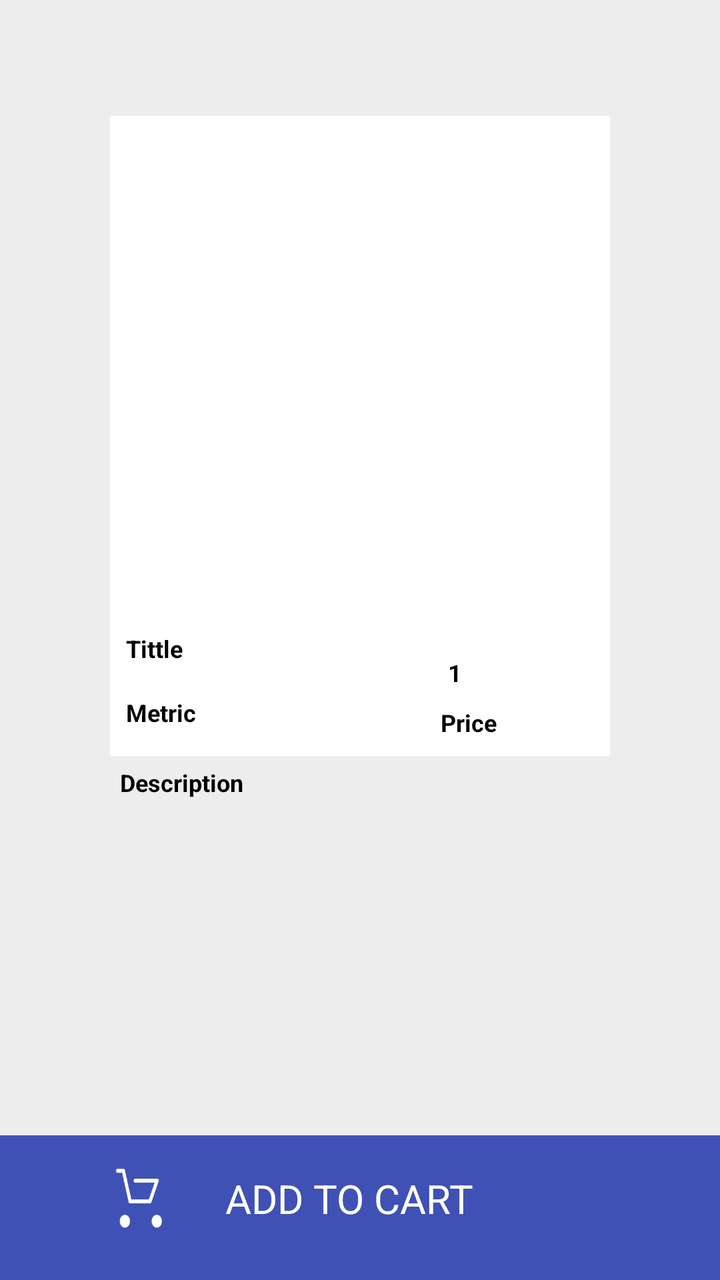
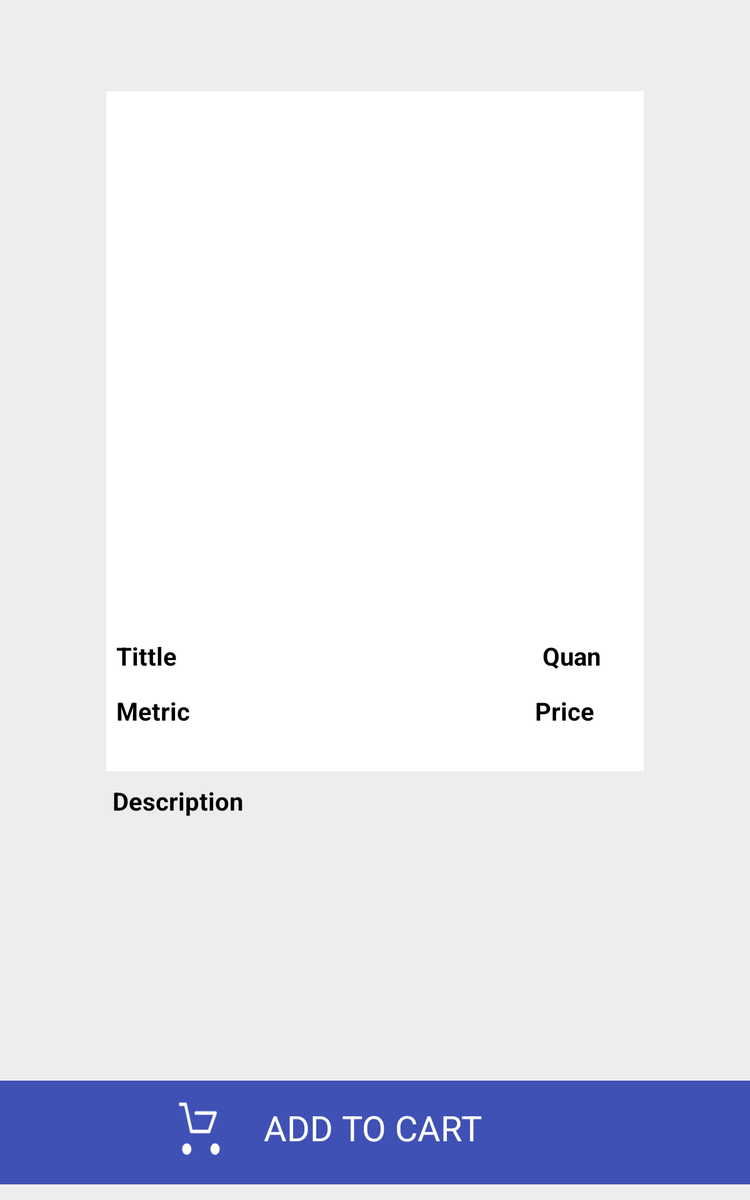

An Android layout and its configuration variant, each rendered on a device that would load it. The default file and the variant file are quoted in full after the pictures.
<!-- AndroidManifest.xml: application theme AppTheme -->
<!-- res/layout/content_add_product.xml -->
<?xml version="1.0" encoding="utf-8"?>
<android.support.constraint.ConstraintLayout xmlns:android="http://schemas.android.com/apk/res/android"
    xmlns:app="http://schemas.android.com/apk/res-auto"
    xmlns:tools="http://schemas.android.com/tools"
    android:layout_width="match_parent"
    android:layout_height="match_parent"
    android:background="@color/menu_background"
    app:layout_behavior="@string/appbar_scrolling_view_behavior"
    tools:context="com.ordinefacile.root.ordinefacile.ui.add_product.AddProductActivity"
    tools:showIn="@layout/activity_add_product">

    <ImageView
        android:id="@+id/imageView_addproduct"
        android:layout_width="250dp"
        android:layout_height="250dp"
        android:layout_marginBottom="8dp"
        android:layout_marginTop="8dp"
        android:background="@color/white"
        app:layout_constraintBottom_toBottomOf="parent"
        app:layout_constraintEnd_toEndOf="parent"
        app:layout_constraintStart_toStartOf="parent"
        app:layout_constraintTop_toTopOf="parent"
        app:layout_constraintVertical_bias="0.134"
        app:srcCompat="@mipmap/ic_launcher_round" />

    <View
        android:id="@+id/view3"
        android:layout_width="250dp"
        android:layout_height="70dp"
        android:layout_marginStart="8dp"
        android:background="@color/white"
        app:layout_constraintEnd_toEndOf="@+id/imageView_addproduct"
        app:layout_constraintHorizontal_bias="1.0"
        app:layout_constraintStart_toStartOf="@+id/imageView_addproduct"
        app:layout_constraintTop_toBottomOf="@+id/imageView_addproduct">

    </View>

    <TextView
        android:id="@+id/textView_tittle"
        android:layout_width="85dp"
        android:layout_height="17dp"
        android:layout_marginStart="8dp"
        android:layout_marginTop="8dp"
        android:text="Tittle"
        android:textColor="@color/myorder_titleproduct_black"
        android:textSize="12sp"
        android:textStyle="bold"
        app:layout_constraintStart_toStartOf="@+id/view3"
        app:layout_constraintTop_toTopOf="@+id/view3" />

    <TextView
        android:id="@+id/textView_metric"
        android:layout_width="86dp"
        android:layout_height="17dp"
        android:layout_marginStart="8dp"
        android:layout_marginTop="40dp"
        android:text="Metric"
        android:textColor="@color/myorder_titleproduct_black"
        android:textSize="12sp"
        android:textStyle="bold"
        app:layout_constraintStart_toStartOf="@+id/view3"
        app:layout_constraintTop_toTopOf="@+id/view3" />

    <TextView
android:paddingLeft="4dp"
        android:id="@+id/textView_quantity"
        android:layout_width="53dp"
        android:layout_height="17dp"
        android:layout_marginEnd="32dp"
        android:layout_marginTop="20dp"
        android:text="1"
        android:textColor="@color/myorder_titleproduct_black"
        android:textSize="12sp"
        android:textStyle="bold"
        app:layout_constraintEnd_toEndOf="@+id/view3"
        app:layout_constraintTop_toTopOf="@+id/view3" />

    <TextView
        android:id="@+id/textView_price"
        android:layout_width="59dp"
        android:layout_height="17dp"
        android:layout_marginStart="8dp"
        android:layout_marginTop="8dp"
        android:text="Price"
        android:textColor="@color/myorder_titleproduct_black"
        android:textSize="12sp"
        android:textStyle="bold"
        app:layout_constraintEnd_toEndOf="@+id/textView_quantity"
        app:layout_constraintHorizontal_bias="0.571"
        app:layout_constraintStart_toStartOf="@+id/textView_quantity"
        app:layout_constraintTop_toBottomOf="@+id/textView_quantity" />

    <TextView
        android:id="@+id/textView_description"
        android:layout_width="250dp"
        android:layout_height="89dp"
        android:layout_marginEnd="8dp"
        android:layout_marginStart="8dp"
        android:padding="5dp"
        android:text="Description"
        android:maxLength="171"
        android:textColor="@color/myorder_titleproduct_black"
        android:textSize="12sp"
        android:textStyle="bold"
        app:layout_constraintBottom_toTopOf="@+id/view4"
        app:layout_constraintEnd_toEndOf="@+id/view3"
        app:layout_constraintStart_toStartOf="@+id/view3"
        app:layout_constraintTop_toBottomOf="@+id/view3"
        app:layout_constraintVertical_bias="0.0" />

    <View
        android:id="@+id/view4"
        android:layout_width="match_parent"
        android:layout_height="73dp"
        android:layout_marginTop="264dp"
        android:background="@color/colorPrimary"
        app:layout_constraintBottom_toBottomOf="parent"
        app:layout_constraintTop_toTopOf="@+id/view3"
        app:layout_constraintVertical_bias="0.886"
        tools:layout_editor_absoluteX="0dp">

    </View>

    <ImageView
        android:id="@+id/imageView3"
        android:layout_width="33dp"
        android:layout_height="31dp"
        android:layout_marginBottom="8dp"
        android:layout_marginStart="52dp"
        app:layout_constraintBottom_toBottomOf="@+id/view4"
        app:layout_constraintStart_toStartOf="@+id/view4"
        app:layout_constraintTop_toTopOf="@+id/view4"
        app:layout_constraintVertical_bias="0.47"
        app:srcCompat="@mipmap/ic_my_order" />

    <TextView
        android:id="@+id/textView3"
        android:layout_width="137dp"
        android:layout_height="31dp"
        android:layout_marginBottom="8dp"
        android:layout_marginEnd="8dp"
        android:layout_marginStart="16dp"
        android:gravity="center"
        android:text="@string/add_to_cart"
        android:textColor="@color/white"
        android:textSize="20sp"
        app:layout_constraintBottom_toBottomOf="@+id/imageView3"
        app:layout_constraintEnd_toEndOf="@+id/view4"
        app:layout_constraintHorizontal_bias="0.044"
        app:layout_constraintStart_toEndOf="@+id/imageView3"
        app:layout_constraintTop_toTopOf="@+id/imageView3"
        app:layout_constraintVertical_bias="0.0" />

</android.support.constraint.ConstraintLayout>
<!-- res/layout/activity_add_product.xml (included above) -->
<?xml version="1.0" encoding="utf-8"?>
<android.support.design.widget.CoordinatorLayout xmlns:android="http://schemas.android.com/apk/res/android"
    xmlns:app="http://schemas.android.com/apk/res-auto"
    xmlns:tools="http://schemas.android.com/tools"
    android:layout_width="match_parent"
    android:layout_height="match_parent"
    tools:context="com.ordinefacile.root.ordinefacile.ui.add_product.AddProductActivity">

    <android.support.design.widget.AppBarLayout
        android:layout_width="match_parent"
        android:layout_height="wrap_content"
        android:theme="@style/AppTheme.AppBarOverlay">

        <android.support.v7.widget.Toolbar
            android:id="@+id/toolbar"
            android:layout_width="match_parent"
            android:layout_height="?attr/actionBarSize"
            android:background="?attr/colorPrimary"
            app:popupTheme="@style/AppTheme.PopupOverlay" />

    </android.support.design.widget.AppBarLayout>

    <include layout="@layout/content_add_product" />


</android.support.design.widget.CoordinatorLayout>
<!-- resources referenced by this layout -->
<resources>
  <color name="colorPrimary">#3F51B5</color>
  <color name="menu_background">#EDEDED</color>
  <color name="myorder_titleproduct_black">#000000</color>
  <color name="white">#ffffffff</color>
  <!-- mipmap ic_my_order: png bitmap (mipmap-hdpi, 1933 bytes) -->
  <string name="add_to_cart">ADD TO CART</string>
  <style name="AppTheme.AppBarOverlay" parent="ThemeOverlay.AppCompat.Dark.ActionBar" />
  <style name="AppTheme.PopupOverlay" parent="ThemeOverlay.AppCompat.Light" />
  <style name="AppTheme" parent="Theme.AppCompat.Light.DarkActionBar">
          
          <item name="colorPrimary">@color/colorPrimaryDark</item>
          <item name="colorPrimaryDark">@color/colorPrimaryDark</item>
          <item name="colorAccent">@color/white</item>
      </style>
  <color name="colorPrimaryDark">#303F9F</color>
</resources>
<!-- res/layout-large/content_add_product.xml (the author's variant of the layout above) -->
<!-- drawn on a 7-inch tablet held upright -->
<?xml version="1.0" encoding="utf-8"?>
<android.support.constraint.ConstraintLayout xmlns:android="http://schemas.android.com/apk/res/android"
    xmlns:app="http://schemas.android.com/apk/res-auto"
    xmlns:tools="http://schemas.android.com/tools"
    android:layout_width="match_parent"
    android:layout_height="match_parent"
    android:background="@color/menu_background"
    app:layout_behavior="@string/appbar_scrolling_view_behavior"
    tools:context="com.ordinefacile.root.ordinefacile.ui.add_product.AddProductActivity"
    tools:showIn="@layout/activity_add_product">

    <ImageView

        android:id="@+id/imageView_addproduct"
        android:layout_width="430dp"
        android:layout_height="430dp"
        android:layout_marginBottom="8dp"
        android:layout_marginTop="8dp"
        android:background="@color/white"
        app:layout_constraintBottom_toBottomOf="parent"
        app:layout_constraintEnd_toEndOf="parent"
        app:layout_constraintStart_toStartOf="parent"
        app:layout_constraintTop_toTopOf="parent"
        app:layout_constraintVertical_bias="0.126"
        app:srcCompat="@mipmap/ic_launcher_round" />

    <View
        android:id="@+id/view3"
        android:layout_width="430dp"
        android:layout_height="114dp"
        android:layout_marginStart="8dp"
        android:background="@color/white"
        app:layout_constraintEnd_toEndOf="@+id/imageView_addproduct"
        app:layout_constraintHorizontal_bias="1.0"
        app:layout_constraintStart_toStartOf="@+id/imageView_addproduct"
        app:layout_constraintTop_toBottomOf="@+id/imageView_addproduct">

    </View>

    <TextView
        android:id="@+id/textView_tittle"
        android:layout_width="147dp"
        android:layout_height="25dp"
        android:layout_marginStart="8dp"
        android:layout_marginTop="8dp"
        android:text="Tittle"
        android:textColor="@color/myorder_titleproduct_black"
        android:textSize="20sp"
        android:textStyle="bold"
        app:layout_constraintStart_toStartOf="@+id/view3"
        app:layout_constraintTop_toTopOf="@+id/view3" />

    <TextView
        android:id="@+id/textView_metric"
        android:layout_width="81dp"
        android:layout_height="25dp"
        android:layout_marginStart="8dp"
        android:layout_marginTop="52dp"
        android:text="Metric"
        android:textColor="@color/myorder_titleproduct_black"
        android:textSize="20sp"
        android:textStyle="bold"
        app:layout_constraintStart_toStartOf="@+id/view3"
        app:layout_constraintTop_toTopOf="@+id/view3" />

    <TextView
        android:id="@+id/textView_quantity"
        android:layout_width="53dp"
        android:layout_height="25dp"
        android:layout_marginEnd="28dp"
        android:layout_marginTop="8dp"
        android:text="Quantity"
        android:textColor="@color/myorder_titleproduct_black"
        android:textSize="20sp"
        android:textStyle="bold"
        app:layout_constraintEnd_toEndOf="@+id/view3"
        app:layout_constraintTop_toTopOf="@+id/view3" />

    <TextView
        android:id="@+id/textView_price"
        android:layout_width="71dp"
        android:layout_height="25dp"
        android:layout_marginEnd="16dp"
        android:layout_marginTop="52dp"
        android:text="Price"
        android:textColor="@color/myorder_titleproduct_black"
        android:textSize="20sp"
        android:textStyle="bold"
        app:layout_constraintEnd_toEndOf="@+id/view3"
        app:layout_constraintTop_toTopOf="@+id/view3" />

    <TextView
        android:id="@+id/textView_description"
        android:layout_width="430dp"
        android:layout_height="133dp"
        android:layout_marginEnd="8dp"
        android:layout_marginStart="8dp"
        android:layout_marginTop="5dp"
        android:padding="5dp"
        android:text="Description"
        android:textColor="@color/myorder_titleproduct_black"
        android:textSize="20sp"
        android:textStyle="bold"
        app:layout_constraintEnd_toEndOf="@+id/view3"
        app:layout_constraintStart_toStartOf="@+id/view3"
        app:layout_constraintTop_toBottomOf="@+id/view3" />

    <View
        android:id="@+id/view4"
        android:layout_width="match_parent"
        android:layout_height="83dp"
        android:layout_marginTop="264dp"
        android:background="@color/colorPrimary"
        app:layout_constraintBottom_toBottomOf="parent"
        app:layout_constraintTop_toTopOf="@+id/view3"
        app:layout_constraintVertical_bias="0.886"
        tools:layout_editor_absoluteX="0dp">

    </View>

    <ImageView
        android:id="@+id/imageView3"
        android:layout_width="44dp"
        android:layout_height="44dp"
        android:layout_marginBottom="8dp"
        android:layout_marginStart="136dp"
        app:layout_constraintBottom_toBottomOf="@+id/view4"
        app:layout_constraintStart_toStartOf="@+id/view4"
        app:layout_constraintTop_toTopOf="@+id/view4"
        app:layout_constraintVertical_bias="0.533"
        app:srcCompat="@mipmap/ic_my_order" />

    <TextView
        android:id="@+id/textView3"
        android:layout_width="236dp"
        android:layout_height="57dp"
        android:layout_marginBottom="8dp"
        android:gravity="center"
        android:text="@string/add_to_cart"
        android:textColor="@color/white"
        android:textSize="28sp"
        app:layout_constraintBottom_toBottomOf="@+id/imageView3"
        app:layout_constraintStart_toEndOf="@+id/imageView3"
        app:layout_constraintTop_toTopOf="@+id/imageView3"
        app:layout_constraintVertical_bias="0.375" />

</android.support.constraint.ConstraintLayout>
<!-- res/layout/content_add_product.xml (included above) -->
<?xml version="1.0" encoding="utf-8"?>
<android.support.constraint.ConstraintLayout xmlns:android="http://schemas.android.com/apk/res/android"
    xmlns:app="http://schemas.android.com/apk/res-auto"
    xmlns:tools="http://schemas.android.com/tools"
    android:layout_width="match_parent"
    android:layout_height="match_parent"
    android:background="@color/menu_background"
    app:layout_behavior="@string/appbar_scrolling_view_behavior"
    tools:context="com.ordinefacile.root.ordinefacile.ui.add_product.AddProductActivity"
    tools:showIn="@layout/activity_add_product">

    <ImageView
        android:id="@+id/imageView_addproduct"
        android:layout_width="250dp"
        android:layout_height="250dp"
        android:layout_marginBottom="8dp"
        android:layout_marginTop="8dp"
        android:background="@color/white"
        app:layout_constraintBottom_toBottomOf="parent"
        app:layout_constraintEnd_toEndOf="parent"
        app:layout_constraintStart_toStartOf="parent"
        app:layout_constraintTop_toTopOf="parent"
        app:layout_constraintVertical_bias="0.134"
        app:srcCompat="@mipmap/ic_launcher_round" />

    <View
        android:id="@+id/view3"
        android:layout_width="250dp"
        android:layout_height="70dp"
        android:layout_marginStart="8dp"
        android:background="@color/white"
        app:layout_constraintEnd_toEndOf="@+id/imageView_addproduct"
        app:layout_constraintHorizontal_bias="1.0"
        app:layout_constraintStart_toStartOf="@+id/imageView_addproduct"
        app:layout_constraintTop_toBottomOf="@+id/imageView_addproduct">

    </View>

    <TextView
        android:id="@+id/textView_tittle"
        android:layout_width="85dp"
        android:layout_height="17dp"
        android:layout_marginStart="8dp"
        android:layout_marginTop="8dp"
        android:text="Tittle"
        android:textColor="@color/myorder_titleproduct_black"
        android:textSize="12sp"
        android:textStyle="bold"
        app:layout_constraintStart_toStartOf="@+id/view3"
        app:layout_constraintTop_toTopOf="@+id/view3" />

    <TextView
        android:id="@+id/textView_metric"
        android:layout_width="86dp"
        android:layout_height="17dp"
        android:layout_marginStart="8dp"
        android:layout_marginTop="40dp"
        android:text="Metric"
        android:textColor="@color/myorder_titleproduct_black"
        android:textSize="12sp"
        android:textStyle="bold"
        app:layout_constraintStart_toStartOf="@+id/view3"
        app:layout_constraintTop_toTopOf="@+id/view3" />

    <TextView
android:paddingLeft="4dp"
        android:id="@+id/textView_quantity"
        android:layout_width="53dp"
        android:layout_height="17dp"
        android:layout_marginEnd="32dp"
        android:layout_marginTop="20dp"
        android:text="1"
        android:textColor="@color/myorder_titleproduct_black"
        android:textSize="12sp"
        android:textStyle="bold"
        app:layout_constraintEnd_toEndOf="@+id/view3"
        app:layout_constraintTop_toTopOf="@+id/view3" />

    <TextView
        android:id="@+id/textView_price"
        android:layout_width="59dp"
        android:layout_height="17dp"
        android:layout_marginStart="8dp"
        android:layout_marginTop="8dp"
        android:text="Price"
        android:textColor="@color/myorder_titleproduct_black"
        android:textSize="12sp"
        android:textStyle="bold"
        app:layout_constraintEnd_toEndOf="@+id/textView_quantity"
        app:layout_constraintHorizontal_bias="0.571"
        app:layout_constraintStart_toStartOf="@+id/textView_quantity"
        app:layout_constraintTop_toBottomOf="@+id/textView_quantity" />

    <TextView
        android:id="@+id/textView_description"
        android:layout_width="250dp"
        android:layout_height="89dp"
        android:layout_marginEnd="8dp"
        android:layout_marginStart="8dp"
        android:padding="5dp"
        android:text="Description"
        android:maxLength="171"
        android:textColor="@color/myorder_titleproduct_black"
        android:textSize="12sp"
        android:textStyle="bold"
        app:layout_constraintBottom_toTopOf="@+id/view4"
        app:layout_constraintEnd_toEndOf="@+id/view3"
        app:layout_constraintStart_toStartOf="@+id/view3"
        app:layout_constraintTop_toBottomOf="@+id/view3"
        app:layout_constraintVertical_bias="0.0" />

    <View
        android:id="@+id/view4"
        android:layout_width="match_parent"
        android:layout_height="73dp"
        android:layout_marginTop="264dp"
        android:background="@color/colorPrimary"
        app:layout_constraintBottom_toBottomOf="parent"
        app:layout_constraintTop_toTopOf="@+id/view3"
        app:layout_constraintVertical_bias="0.886"
        tools:layout_editor_absoluteX="0dp">

    </View>

    <ImageView
        android:id="@+id/imageView3"
        android:layout_width="33dp"
        android:layout_height="31dp"
        android:layout_marginBottom="8dp"
        android:layout_marginStart="52dp"
        app:layout_constraintBottom_toBottomOf="@+id/view4"
        app:layout_constraintStart_toStartOf="@+id/view4"
        app:layout_constraintTop_toTopOf="@+id/view4"
        app:layout_constraintVertical_bias="0.47"
        app:srcCompat="@mipmap/ic_my_order" />

    <TextView
        android:id="@+id/textView3"
        android:layout_width="137dp"
        android:layout_height="31dp"
        android:layout_marginBottom="8dp"
        android:layout_marginEnd="8dp"
        android:layout_marginStart="16dp"
        android:gravity="center"
        android:text="@string/add_to_cart"
        android:textColor="@color/white"
        android:textSize="20sp"
        app:layout_constraintBottom_toBottomOf="@+id/imageView3"
        app:layout_constraintEnd_toEndOf="@+id/view4"
        app:layout_constraintHorizontal_bias="0.044"
        app:layout_constraintStart_toEndOf="@+id/imageView3"
        app:layout_constraintTop_toTopOf="@+id/imageView3"
        app:layout_constraintVertical_bias="0.0" />

</android.support.constraint.ConstraintLayout>
